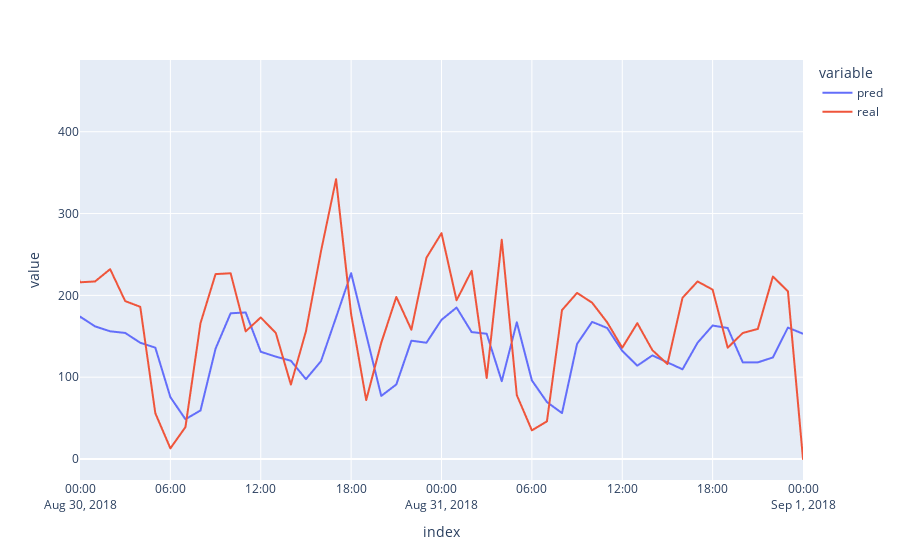

The notebook cell saved with this chart:
### Code cell
#Testeando el modelo elegido
predictions_test = lr_model.predict(X_test)

rmse_lr = mean_squared_error(y_test, predictions_test, squared=False)

print("rmse test:", rmse_lr )


data_predict = pd.DataFrame(data={"pred":predictions_test,"real":y_test})
fig = px.line(data_predict)
fig.update_layout(xaxis=dict(range=["2018-08-30", "2018-09-01"]))
fig.show()

### Figure 1 — Plotly figure (JSON) as saved in the notebook; plotly's stock layout.template omitted (floating-point values rounded to 4 significant figures; data arrays with more than 128 entries replaced by an {"elided": "..."} marker saying what was removed)
{"data": [{"hovertemplate": "variable=pred<br>index=%{x}<br>value=%{y}<extra></extra>", "legendgroup": "pred", "line": {"color": "#636efa", "dash": "solid"}, "marker": {"symbol": "circle"}, "mode": "lines", "name": "pred", "showlegend": true, "type": "scattergl", "x": {"elided": "883 str values"}, "xaxis": "x", "y": {"elided": "883 float values"}, "yaxis": "y"}, {"hovertemplate": "variable=real<br>index=%{x}<br>value=%{y}<extra></extra>", "legendgroup": "real", "line": {"color": "#EF553B", "dash": "solid"}, "marker": {"symbol": "circle"}, "mode": "lines", "name": "real", "showlegend": true, "type": "scattergl", "x": {"elided": "883 str values"}, "xaxis": "x", "y": {"elided": "883 int values"}, "yaxis": "y"}], "layout": {"legend": {"title": {"text": "variable"}, "tracegroupgap": 0}, "margin": {"t": 60}, "xaxis": {"anchor": "y", "domain": [0, 1], "range": ["2018-08-30", "2018-09-01"], "title": {"text": "index"}}, "yaxis": {"anchor": "x", "domain": [0, 1], "title": {"text": "value"}}}}
